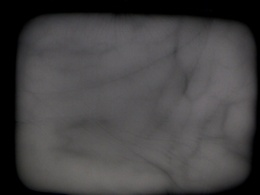
%> input picture experiments/P_o018_L_S3_Nr3.jpg, 260 x 195 px, shrunk from 1024 x 768 before the run
$ octave --eval "result = get_vein_curvature(rgb2gray(imread('../P_o018_L_S3_Nr3.jpg')));"   (GNU Octave 9; MATLAB toolbox functions it lacks are replaced by stand-ins)
%> lines starting %> are read from the running program, lines starting %| are printed output that depends on the picture; in (x1, y1, x2, y2) boxes, pixels count from 0 and x2, y2 are one past the last pixel; in counts of white or black regions, pixels touching at a corner belong together; the program's own positions count from 1
### experiments/pre-processing/miura_max_curvature.m
function veins = miura_max_curvature(img, fvr, sigma)
%> called with sigma = 3
% Maximum curvature method

% Parameters:
%  img    - Input vascular image
%  fvr    - Finger vein region
%  sigma  - Sigma used for determining derivatives

% Returns:
%  veins - Vein image

% Reference:
% Extraction of finger-vein patterns using maximum curvature points in
%   image profiles
% N. Miura, A. Nagasaka, and T. Miyatake
% IAPR conference on machine vision applications 9 (2005), pp. 347--350

% Author:  Bram Ton <b.t.ton@alumnus.utwente.nl>
% Date:    20th December 2011
% License: Simplified BSD License

% Changelog:
% 2012/01/10 - Speed enhancement by rewriting diag() functions
%              with linear indices.

% Construct filter kernels
winsize = ceil(4*sigma);
[X,Y] = meshgrid(-winsize:winsize, -winsize:winsize);

h = (1/(2*pi*sigma^2)).*exp(-(X.^2 + Y.^2)/(2*sigma^2));
hx = (-X/(sigma^2)).*h;
hxx = ((X.^2 - sigma^2)/(sigma^4)).*h;
hy = hx';
hyy = hxx';
hxy = ((X.*Y)/(sigma^4)).*h;

% Do the actual filtering
fx  = imfilter(img, hx,  'replicate', 'conv');
fxx = imfilter(img, hxx, 'replicate', 'conv');
fy  = imfilter(img, hy,  'replicate', 'conv');
fyy = imfilter(img, hyy, 'replicate', 'conv');
fxy = imfilter(img, hxy, 'replicate', 'conv');
f1  = 0.5*sqrt(2)*(fx + fy); % \
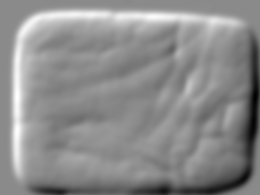
%> f1: size 195x260 double; min -0.0259, max 0.0219, mean 0.000425; drawn with min black and max white
f2  = 0.5*sqrt(2)*(fx - fy); % /
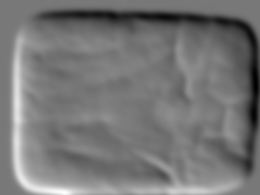
%> f2: size 195x260 double; min -0.0245, max 0.0272, mean -0.000368; drawn with min black and max white
f11 = 0.5*fxx + fxy + 0.5*fyy; % \\
f22 = 0.5*fxx - fxy + 0.5*fyy; % //

[img_h, img_w] = size(img); % Image height and width
%> img_h = 195; img_w = 260

%% Calculate curvatures
k = zeros(img_h, img_w, 4);
k(:,:,1) = (fxx./((1 + fx.^2).^(3/2))).*fvr; % hor
k(:,:,2) = (fyy./((1 + fy.^2).^(3/2))).*fvr; % ver
k(:,:,3) = (f11./((1 + f1.^2).^(3/2))).*fvr; % \
k(:,:,4) = (f22./((1 + f2.^2).^(3/2))).*fvr; % /
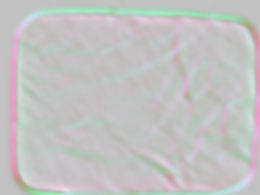
%> k: size 195x260x4 double; mean R, G, B, A -3.69e-05, -6.36e-05, -5.03e-05, -5.03e-05; transparent parts drawn white

%% Scores
%V = zeros(img_h, img_w, 4);
Vt = zeros(img_h, img_w, 4);
Wr = 0;

% Horizontal direction
bla = k(:,:,1) > 0;
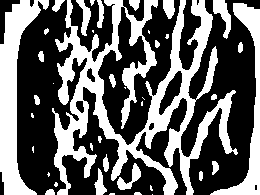
%> bla: size 195x260 logical; 39.8% white; 40 white regions (16 under 20 px), largest, box (x1, y1, x2, y2) and area: (52, 0, 238, 195) 12148, (0, 0, 49, 195) 3806, (210, 3, 260, 195) 2070
for y=1:img_h
    for x=1:img_w
        if(bla(y,x))
            Wr = Wr + 1;
        end

        if ( Wr > 0 && (x == img_w || ~bla(y,x)) )
            if (x == img_w)
                % Reached edge of image
                pos_end = x;
            else
                pos_end = x - 1;
            end

            pos_start = pos_end - Wr + 1; % Start pos of concave
            [~, I] = max(k(y, pos_start:pos_end,1));
            pos_max = pos_start + I - 1;
            Scr = k(y,pos_max,1)*Wr;
            %V(y,pos_max,1) = V(y,pos_max,1) + Scr;
            Vt(y,pos_max) = Vt(y,pos_max) + Scr;
            Wr = 0;
        end
    end
end
%> after the loop, I = 5; Scr = 0.0134; Wr = 0; pos_end = 260; pos_max = 215; pos_start = 211

% Vertical direction
bla = k(:,:,2) > 0;
%> bla: size 195x260 logical; 41% white; 21 white regions (6 under 20 px), largest, box (x1, y1, x2, y2) and area: (0, 0, 260, 58) 6467, (0, 97, 260, 146) 4096, (107, 56, 260, 106) 2128
for x=1:img_w
    for y=1:img_h
        if(bla(y,x))
            Wr = Wr + 1;
        end

        if ( Wr > 0 && (y == img_h || ~bla(y,x)) )
            if (x == img_h)
                % Reached edge of image
                pos_end = y;
            else
                pos_end = y - 1;
            end

            pos_start = pos_end - Wr + 1; % Start pos of concave
            [~, I] = max(k(pos_start:pos_end,x,2));
            pos_max = pos_start + I - 1;
            Scr = k(pos_max,x,2)*Wr;
            %V(pos_max,x,2) = V(pos_max,x,2) + Scr;
            Vt(pos_max,x) = Vt(pos_max,x) + Scr;
            Wr = 0;
        end
    end
end
%> Vt: size 195x260x4 double; mean R, G, B, A 0.00101, 0, 0, 0
%> after the loop, Scr = 3.77e-05; pos_end = 194; pos_max = 188; pos_start = 184

% Direction: \
bla = k(:,:,3) > 0;
%> bla: size 195x260 logical; 39.9% white; 27 white regions (6 under 20 px), largest, box (x1, y1, x2, y2) and area: (0, 0, 260, 195) 12433, (161, 49, 245, 177) 2286, (18, 24, 260, 195) 2284
for start=1:(img_w+img_h-1)
    % Initial values
    if (start <= img_w)
        x = start;
        y = 1;
    else
        x = 1;
        y = start - img_w + 1;
    end
    done = false;

    while ~done
        if(bla(y,x))
            Wr = Wr + 1;
        end

        if ( Wr > 0 && (y == img_h || x == img_w || ~bla(y,x)) )
            if (y == img_h || x == img_w)
                % Reached edge of image
                pos_x_end = x;
                pos_y_end = y;
            else
                pos_x_end = x - 1;
                pos_y_end = y - 1;
            end
            pos_x_start = pos_x_end - Wr + 1;
            pos_y_start = pos_y_end - Wr + 1;

            %d = diag(k(pos_y_start:pos_y_end, pos_x_start:pos_x_end, 3));
            % More efficient implementation than diag(..)
            d = k(((pos_x_start-1)*img_h + pos_y_start + 2*img_w*img_h):(img_h + 1):((pos_x_end-1)*img_h + pos_y_end + 2*img_w*img_h));
            [~, I] = max(d);
            pos_x_max = pos_x_start + I - 1;
            pos_y_max = pos_y_start + I - 1;
            Scr = k(pos_y_max,pos_x_max,3)*Wr;
            %V(pos_y_max,pos_x_max,3) = V(pos_y_max,pos_x_max,3) + Scr;
            Vt(pos_y_max,pos_x_max) = Vt(pos_y_max,pos_x_max) + Scr;
            Wr = 0;
        end

        if((x == img_w) || (y == img_h))
            done = true;
        else
            x = x + 1;
            y = y + 1;
        end
    end
end
%> Vt: size 195x260x4 double; mean R, G, B, A 0.00153, 0, 0, 0
%> after the loop, I = 1; Scr = 1.46e-09; d = 1.46e-09; pos_x_end = 5; pos_x_max = 5; pos_x_start = 5; pos_y_end = 195; pos_y_max = 195; pos_y_start = 195; x = 1; y = 195

% Direction: /
bla = k(:,:,4) > 0;
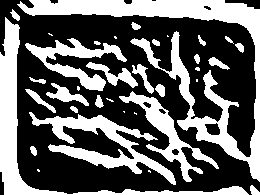
%> bla: size 195x260 logical; 39.4% white; 35 white regions (11 under 20 px), largest, box (x1, y1, x2, y2) and area: (17, 0, 260, 182) 7631, (0, 17, 249, 195) 3922, (29, 112, 176, 185) 2887
for start=1:(img_w+img_h-1)
    % Initial values
    if (start <= img_w)
        x = start;
        y = img_h;
    else
        x = 1;
        y = img_w+img_h-start;
    end
    done = false;

    while ~done
        if(bla(y,x))
            Wr = Wr + 1;
        end

        if ( Wr > 0 && (y == 1 || x == img_w || ~bla(y,x)) )
            if (y == 1 || x == img_w)
                % Reached edge of image
                pos_x_end = x;
                pos_y_end = y;
            else
                pos_x_end = x - 1;
                pos_y_end = y + 1;
            end
            pos_x_start = pos_x_end - Wr + 1;
            pos_y_start = pos_y_end + Wr - 1;

            %d = diag(flipud(k(pos_y_end:pos_y_start, pos_x_start:pos_x_end, 4)));
            % More efficient implementation than diag(flipud(..))
            d = k(((pos_x_start-1)*img_h + pos_y_start + 3*img_w*img_h):(img_h - 1):((pos_x_end-1)*img_h + pos_y_end + 3*img_w*img_h));
            [~, I] = max(d);
            pos_x_max = pos_x_start + I - 1;
            pos_y_max = pos_y_start - I + 1;
            Scr = k(pos_y_max,pos_x_max,4)*Wr;
            %V(pos_y_max,pos_x_max,4) = V(pos_y_max,pos_x_max,4) + Scr;
            Vt(pos_y_max,pos_x_max) = Vt(pos_y_max,pos_x_max) + Scr;
            Wr = 0;
        end

        if((x == img_w) || (y == 1))
            done = true;
        else
            x = x + 1;
            y = y - 1;
        end
    end
end
%> Vt: size 195x260x4 double; mean R, G, B, A 0.00202, 0, 0, 0
%> after the loop, Scr = -1.44e-10; d = -1.44e-10; pos_x_end = 22; pos_x_max = 22; pos_x_start = 22; pos_y_end = 1; pos_y_max = 1; pos_y_start = 1; x = 1; y = 1

%Vt = V(:,:,1) + V(:,:,2) + V(:,:,3) + V(:,:,4);

%% Connection of vein centres
Cd = zeros(img_h, img_w, 4);
for x=3:img_w-3
    for y=3:img_h-3
        Cd(y,x,1) = min(max(Vt(y,x+1),  Vt(y,x+2))  ,...
            max(Vt(y,x-1),  Vt(y,x-2)));   % Hor
        Cd(y,x,2) = min(max(Vt(y+1,x),  Vt(y+2,x))  ,...
            max(Vt(y-1,x),  Vt(y-2,x)));   % Vert
        Cd(y,x,3) = min(max(Vt(y-1,x-1),Vt(y-2,x-2)),...
            max(Vt(y+1,x+1),Vt(y+2,x+2))); % \
        Cd(y,x,4) = min(max(Vt(y+1,x-1),Vt(y+2,x-2)),...
            max(Vt(y-1,x+1),Vt(y-2,x+2))); % /
    end
end
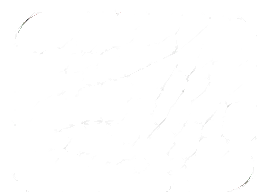
%> Cd: size 195x260x4 double; mean R, G, B, A 0.000714, 0.000658, 0.000188, 0.000217; transparent parts drawn white

veins = max(Cd,[],3);

% [46 lines of commented-out code are left out]

### experiments/pre-processing/get_vein_curvature.m
function [ veins ] = get_vein_curvature( image, sigma, region )
%UNTITLED3 Summary of this function goes here
%   Detailed explanation goes here

    if (nargin < 2)
       sigma = 3;
       region = ones (size (image) );
    end

    image = im2double (image);
    veins = miura_max_curvature (image, region, sigma);

    % threshold the image using the median value of pixels greater than 0
    med = median(veins(veins>0));
%> med = 0.00218
    veins = veins > med; % pixels will either be 1 or 0.
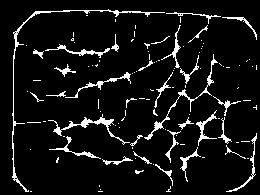
%> veins: size 195x260 logical; 7.6% white in thin lines or dots, all inside (x1, y1, x2, y2) = (12, 9, 257, 192)

end
